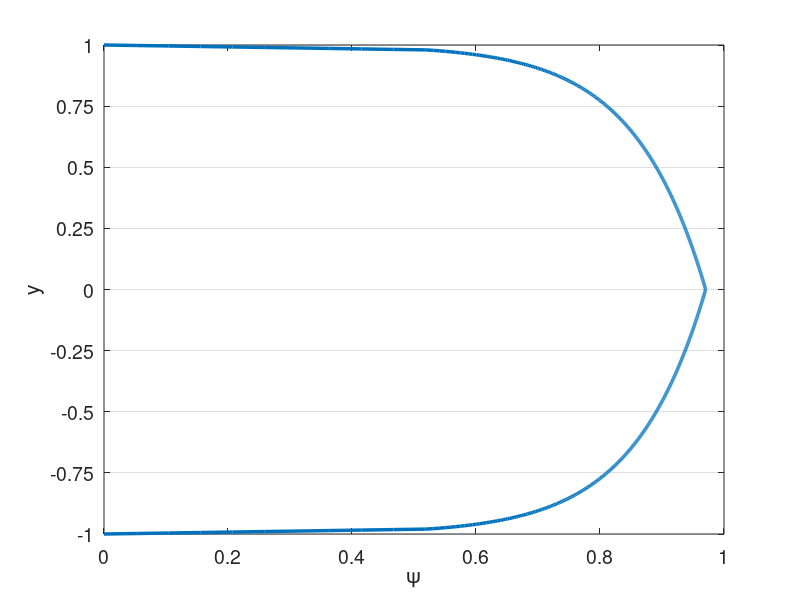

Recreate this plot in MATLAB. (Note: this script raises an error after producing the figure.)
% clc
clear all
close all


set(0,'DefaultAxesFontSize',14)
set(0,'defaultLineLineWidth',2.5)
% set(0,'DefaultFigureWindowStyle','docked')


linestyles = {'k-','b-','r-','g-','c-','m-','k--','b--','r--','g--','c--','m--','k-.','b-.','r-.','g-.','c-.','m-.','k:','b:','r:','g:','c:','m:'};
pointstyles = {'ko','bo','ro','go','co','mo','k^','b^','r^','g^','c^','m^','ks','bs','rs','gs','cs','ms','k*','b*','r*','g*','c*','m*','k+','b+','r+','g+','c+','m+'};
%%

%%%%%%%%%%%%%%%%%%%%%%%%%%%%%%%%%%%%%%%%%%%%%%%%%%%%%%%%%%%%%%%%%%
% Navier-Stokes Solver Demo (2D Channel)
%%%%%%%%%%%%%%%%%%%%%%%%%%%%%%%%%%%%%%%%%%%%%%%%%%%%%%%%%%%%%%%%%%

format compact;
format short; 
mu = 1/100000; %1/395; 1/6874;
rho = 1;
Re = rho/mu; 
dpdx = 1;
k_bc_val = 0;
omg_bc_val = 0;

N=6; % polynomial order  
Ex=1; % Number of elements in x
Ey=8; % Number of elements in y
Tfinal=300; 
CFL=0.01;
en_on = 1;
N_en_y = 1; 
N_over = 8*N;
delay_en = 0;
en_start_time = 100;
head = 'les_';

rans_on = 1;
exp_mesh = 1;

dir_name = [head,'re',num2str(ceil(Re)),'_p',num2str(N),'_e',num2str(Ey),'_exp',num2str(exp_mesh),'_en',num2str(en_on)];
soln_dir = dir_name;
plot_soln = 1;
save_soln = 0;
plot_int = 5000;
save_soln_int = 5000;
restart = 0;
rst_step = 300000;

%% Enrichment information
en_mag = 3;
psi = {@(x,y) en_mag*(0.5*(1 - y.^2) + 0.*x), @(x,y) 0.*y + 0.*x};
gpsi = {@(x,y) 0.*y + 0.*x, @(x,y) en_mag*(-1.*y + 0.*x), ...
        @(x,y) 0.*y + 0.*x, @(x,y) 0.*y + 0.*x};
hpsi = {@(x,y) 0.*y + 0.*x, @(x,y) en_mag*(-1 - 0.*y + 0.*x), ...
        @(x,y) 0.*y + 0.*x, @(x,y) 0.*y + 0.*x};
    
% psi = {@(x,y) (0.5*(1 - y.^4) + 0.*x), @(x,y) 0.*y + 0.*x};
% gpsi = {@(x,y) 0.*y + 0.*x, @(x,y) (-2.*y.^3 + 0.*x), ...
%         @(x,y) 0.*y + 0.*x, @(x,y) 0.*y + 0.*x};
% hpsi = {@(x,y) 0.*y + 0.*x, @(x,y) (-6.*y.^2 + 0.*x), ...
%         @(x,y) 0.*y + 0.*x, @(x,y) 0.*y + 0.*x};
%    

    
% Law of the wall
u_tau = sqrt(0.316./(Re.^0.25)/8);
Re_t = u_tau/mu; %Re;
Re_t = 550;
% u_tau = 1;
nu = 1/Re_t;
kap = 0.41;
beta = 5.2;
dypdy = u_tau/nu;
ypb = 11.062299784340414;
yp = @(y) (1-abs(y))*Re_t;
u_tau = u_tau;
lotw = @(yp) ((yp <= ypb).*yp + (yp > ypb).*(1./kap.*log(yp+eps)+beta));
psi = {@(x,y) u_tau*((yp(y) <= ypb).*yp(y) + (yp(y) > ypb).*(1./kap.*log(yp(y)+eps)+beta) + 0.*x), @(x,y) 0.*y + 0.*x};
gpsi = {@(x,y) 0.*y + 0.*x,  @(x,y) -1*sign(y).*u_tau.*(((yp(y) <= ypb).*1 + (yp(y) > ypb).*1./(kap*(yp(y)+eps)))*dypdy + 0.*x),...
        @(x,y) 0.*y + 0.*x, @(x,y) 0.*y + 0.*x};
hpsi = {@(x,y) 0.*y + 0.*x,  @(x,y) u_tau*(((yp(y) <= ypb).*0 + (yp(y) > ypb).*-1./(kap*(yp(y)+eps).^2))*dypdy*dypdy + 0.*x),...
        @(x,y) 0.*y + 0.*x, @(x,y) 0.*y + 0.*x};
    

% 1/7th
% mag = 1;
% yd = @(y) 1-abs(y)+eps;
% psi = {@(x,y) mag*((yd(y)).^(1/7).*(yd(y)>eps*10)+ 0.*x), @(x,y) 0.*y + 0.*x};
% gpsi = {@(x,y) 0.*y + 0.*x,  @(x,y) mag*(-1*sign(y).*1./7.*(yd(y)).^(-6/7).*(yd(y)>eps*10) + 0.*x),...
%         @(x,y) 0.*y + 0.*x, @(x,y) 0.*y + 0.*x};
% hpsi = {@(x,y) 0.*y + 0.*x,  @(x,y) mag*(-6/49*(yd(y)).^(-13/7).*(yd(y)>eps*10) + 0.*x),...
%         @(x,y) 0.*y + 0.*x, @(x,y) 0.*y + 0.*x};

%% Initial Conditions
% Turbulent pipe
u_cfl = 3/2;
pert = 0.0;
u_ic = @(x,y) 3/2*(1-y.^2);
v_ic = @(x,y) 0.0*y;

darcy = 0.316./(Re.^0.25);
u_tau = sqrt(darcy/8);
Yp = @(Y) max((1-abs(Y))*u_tau*Re,1e-3)+eps;
sigma = 0.6;
fact = @(Yp) exp((-(log10(Yp)-1).^2)./(2*sigma.^2));
k_ic = @(x,y) 0.0*x + 4.5*u_tau*u_tau*fact(Yp(y));

eps_s = 3;
omg_ic = @(x,y) 0.0*x + 0.5*Re*u_tau*u_tau*fact(Yp(y));


% Turbulent channel
Re_tau = 550;
u_tau = Re_tau*mu/rho;
Yp = @(Y) max((1-abs(Y))*Re_tau,1e-3)+eps;
C=5.17;
kap=0.41;
riech = @(Yp) mu*Re_tau*(1/kap.*log(1+kap.*Yp)+(C-1./kap.*log(kap)).*(1-exp(-Yp/11)-Yp/11.*exp(-Yp/3)));
u_ic = @(x,y) riech(Yp(y));
v_ic = @(x,y) 0*y;

sigma = 0.6;
fact = @(Yp) exp((-(log10(Yp)-1).^2)./(2*sigma.^2));
k_ic = @(x,y) 0.0*x + 4.5*u_tau*u_tau*fact(Yp(y));

eps_s = 3;
omg_ic = @(x,y) 0.0*x + 0.5*Re*u_tau*u_tau*fact(Yp(y));

    

%% Plot psi
figure(5)
ys_plot = linspace(-1,1,1000);
plot(psi{1}(0,ys_plot),ys_plot)
xlabel('\psi')
ylabel('y')
set(gca, 'YGrid', 'on', 'XGrid', 'off')
yticks(linspace(-1,1,Ey+1));

%% Begin Solve
E=Ex*Ey; % Total number of elements
N1=N+1;
disp("Generating Matrices")
Q=makeq(Ex,Ey,N); % Global continuity
R=maker(Q,Ex,N); % Restriction matrix, applies Dirichlet conditions
[X,Y]=make_geom_channel(Ex,Ey,N);      % Geometry in local form
if exp_mesh
    [X,Y]=make_geom_channel_exp(Ex,Ey,N);      % Geometry in local form
end
en_b_nodes = get_en_bound_nodes(Ex,Ey,N,N_en_y);
dom_vol = (max(max(max(X)))-min(min(min(X))))*(max(max(max(Y)))-min(min(min(Y))));

Ys = zeros(Ey*length(Y(1,:,1)),1);
for i = 1:Ey
    Ys((i-1)*(N+1)+1:(i)*(N+1)) = Y(1,:,(i-1)*Ex+1);
end

psi_p = psi{1}(0,Ys(N_en_y*(N+1)));
dypsi_p1 = gpsi{2}(0,Ys(N_en_y*(N+1)));
dypsi_p2 = gpsi{2}(0,Ys(end-N_en_y*(N+1)));
        
[G,J,ML,RX]=make_coef(X,Y);
[Ah,Bh,Ch,Dh,z,w]=semhat(N);
[Gs, Gs_x, Gs_y] =  face_mats(X,Y,E,N);
Gs_c = R*Q'*apply_en_cont(Gs,en_b_nodes,psi_p);
Gsb = R*Q'*Gs*Q*R';


[n,nb]=size(R); 
nL=N1*N1*E;

Ab=spalloc(nL,nL,nL*N);    %  Generate Abar
for j=1:nL
    x=zeros(nL,1); 
    x(j)=1; 
    Ab(:,j)=abar_c(x,Dh,G,Q);  % assembled Neumann Operator
end
Ab_save = Ab;
A_c=R*Q'*apply_en_cont(Ab,en_b_nodes,psi_p);
S_check=full(Ab);
Ab = Q'*Ab*Q;
A=R*Ab*R'; % Full stiffness matrix
Bb=reshape(ML,nL,1); % Form Mass matrix
Bb=diag(Bb); 
Bb=sparse(Bb); 
Ma=R*Q'*Bb*Q*R'; % Assembling mass matrix  % Full mass matrix
M_c = R*Q'*apply_en_cont(Bb,en_b_nodes,psi_p);


%% Form matrices for rans

[L_x,L_y,J_x,J_y] = dir_jac(E,X,Y);
w2d = w*w';
w1d = reshape(w2d,[N1*N1,1])';
[dphi_dxi, dphi_deta, dphi_dx, dphi_dy, dpdx_dpdx, dpdy_dpdy, dpdx_dpdy, ...
        dpdx_dpdx_flat, dpdy_dpdy_flat, dpdx_dpdy_flat] ...
    = get_phi_grads(N1,Dh,E,J_x,J_y);
dphi_dx_flat = reshape(dphi_dx,N1*N1,N1*N1,E);
dphi_dy_flat = reshape(dphi_dy,N1*N1,N1*N1,E);

w2d_e = zeros(N+1,N+1,E);
for ie = 1:E
    w2d_e(:,:,ie) = w2d*L_x(ie)/2*L_y(ie)/2;
end

A_x = form_Ax(N1,E,w2d,J_x,J,dpdx_dpdx,ones(size(J)));
A_y = form_Ay(N1,E,w2d,J_y,J,dpdy_dpdy,ones(size(J)));
A_xy = form_Axy(N1,E,w2d,J_x,J_y,J,dpdx_dpdy,ones(size(J)));


SS = zeros(N1,N1,E,2,2);
OS = zeros(N1,N1,E,2,2);
dudx = zeros(N1,N1,E);
dudy = zeros(N1,N1,E);
dvdx = zeros(N1,N1,E);
dvdy = zeros(N1,N1,E);
dkdx = zeros(N1,N1,E);
dkdy = zeros(N1,N1,E);
domgdx = zeros(N1,N1,E);
domgdy = zeros(N1,N1,E);

%%
M_check=full(Bb);

Ma_uv_check = zeros(2*nL);
Ma_uv_check(1:nL,1:nL) = M_check;
Ma_uv_check(nL+1:2*nL,nL+1:2*nL) = M_check;
A_uv_check = zeros(2*nL);
A_uv_check(1:nL,1:nL) = S_check;
A_uv_check(nL+1:2*nL,nL+1:2*nL) = S_check;

M_q = full(Ma);
S_q = full(A);


%%
% Assemble overall system matrices
nn = length(Ma); % number of nodes in the domain
Ma_uv = zeros(2*nn);
Ma_uv(1:nn,1:nn) = Ma;
Ma_uv(nn+1:2*nn,nn+1:2*nn) = Ma;
Ma_uv = sparse(Ma_uv);
A_uv = zeros(2*nn);
A_uv(1:nn,1:nn) = A;
A_uv(nn+1:2*nn,nn+1:2*nn) = A;
A_uv = sparse(A_uv);
ML_uv = zeros(2*(N+1),2*(N+1),E);
ML_uv(1:N+1,1:N+1,1:E) = ML;
ML_uv(N+2:2*(N+1),N+2:2*(N+1),1:E) = ML;
G_uv = zeros(2*nn);
G_uv(1:nn,1:nn) = Gsb;
G_uv(nn+1:2*nn,nn+1:2*nn) = Gsb;
G_uv = sparse(G_uv);



%% Assemble enrichment matrices
psi_xy = zeros(N+1,N+1,E);
N1_over = N_over + 1;
[z_over,w_over] = zwgll(N_over);
w2d_over = w_over*w_over';
w1d_over = reshape(w2d_over,[N1_over*N1_over,1])';
[dphi_dxi_over, dphi_deta_over, dphi_dx_over, dphi_dy_over, dpdx_dpdx_over, dpdy_dpdy_over, dpdx_dpdy_over, ...
        dpdx_dpdx_flat_over, dpdy_dpdy_flat_over, dpdx_dpdy_flat_over,phi_2d_flat] ...
    = get_phi_grads2(N1,E,J_x,J_y,N_over);
dphi_dx_flat_over = reshape(dphi_dx_over,N1_over*N1_over,N1*N1,E);
dphi_dy_flat_over = reshape(dphi_dy_over,N1_over*N1_over,N1*N1,E);
if en_on
    [psi_xy,psi_xy_act,gpsi_xy_act,Sp_all,Sp_all_Q,Jac_e_flat,gpsi_e_flat,Mp_uv,Sp_uv,Mp_all_c,Sp_all_c,Mp_full,Sp_full] = ...
        assemble_enrichment(X,Y,Ex,Ey,E,N,N1,nn,nL,J,Q,R,N_en_y,psi,gpsi,hpsi,en_b_nodes,psi_p,N_over);
end

%%

dxmin=pi*(z(N1)-z(N))/(2*Ex); % Get min dx for CFL constraint
dt=CFL*dxmin/u_cfl; 

% dt = 1e-3;
nstep=ceil(Tfinal/dt); 
dt=Tfinal/nstep; 
% Print information
nstep
dt
yp1 = (1+Y(1,2))*Re

disp("Computing inverse")
Ai=pinv(full(Ab)); 

disp("Setting Initial Conditions")
% Initial conditions
for e = 1:E
    for i = 1:N+1
        for j = 1:N+1
%             u(i,j,e) = f_ic(X(i,j,e),Y(i,j,e))+pert*rand()*u_ic;
%             v(i,j,e) = v(i,j,e)+pert*rand()*u_ic;
            u(i,j,e) = u_ic(X(i,j,e),Y(i,j,e));
            v(i,j,e) = v_ic(X(i,j,e),Y(i,j,e));
            k(i,j,e) = k_ic(X(i,j,e),Y(i,j,e));
            omg(i,j,e) = omg_ic(X(i,j,e),Y(i,j,e));
        end
    end
end
if en_on
    [u, v] = project_to_enrich(X,Y,E,Ex,Ey,N,N_en_y,u,v,psi);
end

% u = apply_en_cont_soln(u,en_b_nodes,psi_p);
u1_0=u; u2_0=u; u3_0=u; fx3_0=u; fx2_0=u; fx1_0=u; u_0 = u;
v1_0=v; v2_0=v; v3_0=v; fy3_0=v; fy2_0=v; fy1_0=v; v_0 = v;
u1=u; u2=u; u3=u; fx3=u; fx2=u; fx1=u;
v1=v; v2=v; v3=v; fy3=v; fy2=v; fy1=v;
k1=k; k2=k; k3=k; fk3=k; fk2=k; fk1=k;
omg1=omg; omg2=omg; omg3=omg; fomg3=omg; fomg2=omg; fomg1=omg;

F = dpdx*ones(size(ML));
% Fb=reshape(ML.*F,nL,1); %% Output
% 
% Fb=Bb\(Q'*Fb);  

uv = [u;v];

%%
uv_ic_check = uv;

%% Setup BC if nonzero
% u_bc = ones(size(u)).*((Y==1)+(Y==-1));
% u_bc = reshape(ML.*u_bc,nL,1);
% u_bc = Bb\(Q'*u_bc);

k_bc = k_bc_val.*ones(size(k));
k_bc = reshape(ML.*k_bc,nL,1);
k_bc = (Q'*Bb*Q)\(Q'*k_bc);

omg_bc = omg_bc_val.*ones(size(omg));
omg_bc = reshape(ML.*omg_bc,nL,1);
omg_bc = (Q'*Bb*Q)\(Q'*omg_bc);

%%
disp("Timestepping")
step = 1;
if (restart == 1)
   fname = strcat(soln_dir,"/soln_Re_",num2str(Re),"_P_",num2str(N),"_",num2str(Ex),"x",num2str(Ey),"_step_",num2str(rst_step),".mat");
   load(fname);
   step = rst_step;
end

plot1 = 1;
time = 0;
[plot1,u_mean] = post_channel(N,Ex,Ey,w,X,Y,Ys,en_on,step,time,u,psi_xy,N_en_y,plot1);
if save_soln
    mkdir(soln_dir);
end

%%
while step <= nstep
    time=step*dt;
    
    if (time > en_start_time) && (~en_on) && (delay_en)
        en_on = 1;
        [psi_xy,psi_xy_act,gpsi_xy_act,Sp_all,Sp_all_Q,Jac_e_flat,gpsi_e_flat,Mp_uv,Sp_uv,Mp_all_c,Sp_all_c,Mp_full,Sp_full] = ...
            assemble_enrichment(X,Y,Ex,Ey,E,N,N1,nn,nL,J,Q,R,N_en_y,psi,gpsi,hpsi,en_b_nodes,psi_p,N_over);
        [u, v] = project_to_enrich(X,Y,E,Ex,Ey,N,N_en_y,u,v,psi);
    end
    
    % Form combined u for RANS terms
    u_comb = u;
    if en_on
        u_comb = u+psi_xy_act{1};
    end
    
    %% Form S
    u_flat = reshape(u,N1*N1,E);
    v_flat = reshape(v,N1*N1,E);
    k_flat = reshape(k,N1*N1,E);
    omg_flat = reshape(omg,N1*N1,E);

    
    for ie = 1:E
        dudx(:,:,ie) = reshape(dphi_dx_flat(:,:,ie)*u_flat(:,ie),N1,N1);
        dvdx(:,:,ie) = reshape(dphi_dx_flat(:,:,ie)*v_flat(:,ie),N1,N1);
        dudy(:,:,ie) = reshape(dphi_dy_flat(:,:,ie)*u_flat(:,ie),N1,N1);
        dvdy(:,:,ie) = reshape(dphi_dy_flat(:,:,ie)*v_flat(:,ie),N1,N1);
        dkdx(:,:,ie) = reshape(dphi_dx_flat(:,:,ie)*k_flat(:,ie),N1,N1);
        dkdy(:,:,ie) = reshape(dphi_dy_flat(:,:,ie)*k_flat(:,ie),N1,N1);
        domgdx(:,:,ie) = reshape(dphi_dx_flat(:,:,ie)*omg_flat(:,ie),N1,N1);
        domgdy(:,:,ie) = reshape(dphi_dy_flat(:,:,ie)*omg_flat(:,ie),N1,N1);
    end
    
    if en_on
        dudx = dudx + gpsi_xy_act{1};
        dudy = dudy + gpsi_xy_act{2};
        dvdx = dvdx + gpsi_xy_act{3}; % Doesn't matter given assumptions
        dvdy = dvdy + gpsi_xy_act{4}; % Doesn't matter given assumptions
    end
    
    % Modify enrichment
%     if (mod(step,2000)==0) && (time > 50)
%         u_tau_calc = sqrt(mu*dudy(:,1,1)/rho);
%         u_tau = u_tau_calc(1);
%         psi = {@(x,y) u_tau*((yp(y) <= ypb).*yp(y) + (yp(y) > ypb).*(1./kap.*log(yp(y)+eps)+beta) + 0.*x), @(x,y) 0.*y + 0.*x};
%         gpsi = {@(x,y) 0.*y + 0.*x,  @(x,y) -1*sign(y).*u_tau.*(((yp(y) <= ypb).*1 + (yp(y) > ypb).*1./(kap*(yp(y)+eps)))*dypdy + 0.*x),...
%             @(x,y) 0.*y + 0.*x, @(x,y) 0.*y + 0.*x};
%         hpsi = {@(x,y) 0.*y + 0.*x,  @(x,y) u_tau*(((yp(y) <= ypb).*0 + (yp(y) > ypb).*-1./(kap*(yp(y)+eps).^2))*dypdy*dypdy + 0.*x),...
%             @(x,y) 0.*y + 0.*x, @(x,y) 0.*y + 0.*x};
%         
%         psi_p = psi{1}(0,Ys(N_en_y*(N+1)));
%         dypsi_p1 = gpsi{2}(0,Ys(N_en_y*(N+1)));
%         dypsi_p2 = gpsi{2}(0,Ys(end-N_en_y*(N+1)));
%         
%         A_c=R*Q'*apply_en_cont(Ab_save,en_b_nodes,psi_p);
%         M_c = R*Q'*apply_en_cont(Bb,en_b_nodes,psi_p);
%         
%         [psi_xy,psi_xy_act,gpsi_xy_act,Sp_all,Sp_all_Q,Jac_e_flat,gpsi_e_flat,Mp_uv,Sp_uv,Mp_all_c,Sp_all_c,Mp_full,Sp_full] = ...
%             assemble_enrichment(X,Y,Ex,Ey,E,N,N1,nn,nL,J,Q,R,N_en_y,psi,gpsi,hpsi,en_b_nodes,psi_p,N_over);
%         [u, v] = project_to_enrich(X,Y,E,Ex,Ey,N,N_en_y,u_comb,v,psi);
%         
%         en_on = 2;
%         
%         for ie = 1:E
%             dudx(:,:,ie) = reshape(dphi_dx_flat(:,:,ie)*u_flat(:,ie),N1,N1);
%             dvdx(:,:,ie) = reshape(dphi_dx_flat(:,:,ie)*v_flat(:,ie),N1,N1);
%             dudy(:,:,ie) = reshape(dphi_dy_flat(:,:,ie)*u_flat(:,ie),N1,N1);
%             dvdy(:,:,ie) = reshape(dphi_dy_flat(:,:,ie)*v_flat(:,ie),N1,N1);
%             dkdx(:,:,ie) = reshape(dphi_dx_flat(:,:,ie)*k_flat(:,ie),N1,N1);
%             dkdy(:,:,ie) = reshape(dphi_dy_flat(:,:,ie)*k_flat(:,ie),N1,N1);
%             domgdx(:,:,ie) = reshape(dphi_dx_flat(:,:,ie)*omg_flat(:,ie),N1,N1);
%             domgdy(:,:,ie) = reshape(dphi_dy_flat(:,:,ie)*omg_flat(:,ie),N1,N1);
%         end
%         
%         if en_on
%             dudx = dudx + gpsi_xy_act{1};
%             dudy = dudy + gpsi_xy_act{2};
%             dvdx = dvdx + gpsi_xy_act{3}; % Doesn't matter given assumptions
%             dvdy = dvdy + gpsi_xy_act{4}; % Doesn't matter given assumptions
%         end
%     end
    
    
    SS(:,:,:,1,1) = 1/2*(dudx+dudx);
    SS(:,:,:,1,2) = 1/2*(dudy+dvdx);
    SS(:,:,:,2,1) = 1/2*(dvdx+dudy);
    SS(:,:,:,2,2) = 1/2*(dvdy+dvdy);
    OS(:,:,:,1,1) = 1/2*(dudx-dudx);
    OS(:,:,:,1,2) = 1/2*(dudy-dvdx);
    OS(:,:,:,2,1) = 1/2*(dvdx-dudy);
    OS(:,:,:,2,2) = 1/2*(dvdy-dvdy);
    

    %% Get rans values
    [mu_t,gam_k,gam_omg,G_k,G_omg,Y_k,Y_omg,S_k,S_omg,R1,R2,R3,R4,omg_w] ...
        = get_rans_coeffs(rho,mu,k,omg,SS,OS,dkdx,dkdy,domgdx,domgdy,Y,u_comb,v);
    if ~rans_on
        mu_t = zeros(size(mu_t));
    end
    Re_t = rho./(mu_t+eps);
    Re_comb = rho./(mu*ones(size(mu_t))+mu_t);
    Re_k = rho./gam_k;
    Re_omg = rho./gam_omg;
    %% Timestepping
    
    if step==1; b0=1.0;    b= [ -1 0 0 ]';       a=[ 1  0 0 ]'; end
    if step==2; b0=1.5;    b=([ -4 1 0 ]')./2;   a=[ 2 -1 0 ]'; end
    if step>=3; b0=11./6.; b=([ -18 9 -2 ]')./6; a=[ 3 -3 1 ]'; end

    if ~rans_on
        % Compute A
        [A_x_full,A_y_full,A_xy_full] = form_Ax_Ay_Axy(N1,E,w1d,J,dpdx_dpdx_flat,dpdy_dpdy_flat,dpdx_dpdy_flat,Re_comb);
        A_x = R*Q'*A_x_full*Q*R';
        A_y = R*Q'*A_y_full*Q*R';
        A_xy = R*Q'*A_xy_full*Q*R';
        A_uv = zeros(2*nn);
        A_uv(1:nn,1:nn) = 2*A_x+A_y+A_xy;
        A_uv(nn+1:2*nn,nn+1:2*nn) = A_x+2*A_y+A_xy';
        A_uv = sparse(A_uv);
        
        T1_rhs = 0;
        
        if en_on
            A_full = 2*A_x_full+A_y_full+A_xy_full;
            A_c=R*Q'*apply_en_cont(A_full,en_b_nodes,psi_p);
            [T1_new] = form_T1_psi(E,N,w1d_over,Jac_e_flat,dphi_dy_flat_over,gpsi_e_flat,Re_comb,N_en_y,phi_2d_flat);
            T1_rhs = (dt/b0)*R*Q'*reshape(T1_new,nL,1);
            
            H_uv = (Ma_uv + (A_uv)*dt/(b0) + dt/b0*(Mp_uv + Sp_uv));
            H_c = (M_c + (A_c)*dt/(b0) + dt/b0*(Mp_all_c{1}+Sp_all_c{1}));
            if en_on == 2
                H_uv = (Ma_uv + (A_uv)*dt/(b0)); % + dt/b0*(Mp_uv + Sp_uv));
                H_c = (M_c + (A_c)*dt/(b0)); % + dt/b0*(Mp_all_c{1}+Sp_all_c{1}));
            end
            %             H_q = full(H_uv);
            rhs_c = (H_c);
            [LH_uv,UH_uv]=lu(H_uv);
        end
    end
    
%     if step>=3
        if en_on          
            if rans_on
                [A_x_k,A_y_k] = form_Ax_Ay(N1,E,w1d,J,dpdx_dpdx_flat,dpdy_dpdy_flat,Re_k);
                A_k = R*Q'*(A_x_k + A_y_k)*Q*R';
                Ab_k = Q'*(A_x_k + A_y_k)*Q;
                H_k=(Ma+A_k*dt/(b0)+dt/b0*Sp_all{1});
                H_k_bar = (Q'*Bb*Q+ Ab_k*dt/(b0)+dt/b0*Sp_all_Q{1});
                if en_on == 2
                    H_k=(Ma+A_k*dt/(b0));
                    H_k_bar = (Q'*Bb*Q+ Ab_k*dt/(b0));
                end
        
                [LH_k,UH_k]=lu(H_k);
        
                % Assuming Re_omg=Re_k
                H_omg = H_k;
                H_omg_bar = H_k_bar;
                LH_omg = LH_k;
                UH_omg = UH_k;
            end
        else
            terms_x = zeros(N+1,N+1,E);
            terms_y = zeros(N+1,N+1,E);
            T1_rhs = 0;
            
            H_uv = (Ma_uv + (A_uv)*dt/(b0));
            rhs_c = zeros(size(Ma(:,1)));
            [LH_uv,UH_uv]=lu(H_uv);
            
            if rans_on
                [A_x_k,A_y_k] = form_Ax_Ay(N1,E,w1d,J,dpdx_dpdx_flat,dpdy_dpdy_flat,Re_k);
                A_k = R*Q'*(A_x_k + A_y_k)*Q*R';
                Ab_k = Q'*(A_x_k + A_y_k)*Q;
                H_k=(Ma+A_k*dt/(b0));
                H_k_bar = (Q'*Bb*Q+ Ab_k*dt/(b0));
        
                [LH_k,UH_k]=lu(H_k);
        
                % Assuming Re_omg=Re_k
                H_omg = H_k;
                H_omg_bar = H_k_bar;
                LH_omg = LH_k;
                UH_omg = UH_k;
            end
        end
        
        b0i=1./b0;
%     end % Viscous op

    
%   Nonlinear step - unassembled, not multiplied by mass matrix   
    %% Setup Convection terms and forcing terms
    fx1 = -convl(u,RX,Dh,u,v); % + F; % du = Cu  
    fy1 = -convl(v,RX,Dh,u,v); % dv = Cv
    fk1 = -convl(k,RX,Dh,u,v) + G_k - Y_k + S_k; % dk = Ck
    fomg1 = -convl(omg,RX,Dh,u,v) + G_omg - Y_omg + S_omg + R1 + R2 + R3 + R4; % domg = Comg
    fx1_0 = F;
    fy1_0 = zeros(size(F));
    
    if en_on == 2
        en_u = dt/b0*((Sp_full{1}+Mp_full{1})*reshape(u,nL,1)+Mp_full{2}*reshape(v,nL,1));
        en_u = reshape(en_u,N1,N1,E);
        en_u_0 = dt/b0*((Sp_full{1}+Mp_full{1})*reshape(u_0,nL,1)+Mp_full{2}*reshape(v_0,nL,1));
        en_u_0 = reshape(en_u_0,N1,N1,E);
        en_v = dt/b0*Mp_full{2}*reshape(v,nL,1);
        en_v = reshape(en_v,N1,N1,E);
        
        en_k = dt/b0*Sp_full{1}*reshape(k,nL,1);
        en_k = reshape(en_k,N1,N1,E); 
        en_omg = dt/b0*Sp_full{1}*reshape(omg,nL,1);
        en_omg = reshape(en_omg,N1,N1,E); 
        
        
        % SRB
        fx1 = fx1 - en_u;
        fx1_0 = fx1_0;% - en_u_0; 
        fy1 = fy1 - en_v;
        fk1 = fk1 - en_k;
        fomg1 = fomg1 - en_omg;
    end
    
    %% Setup residual terms in bdf

    rx   = a(1)*fx1   + a(2)*fx2   + a(3)*fx3; % kth-order extrapolation
    ry   = a(1)*fy1   + a(2)*fy2   + a(3)*fy3;
    rk   = a(1)*fk1   + a(2)*fk2   + a(3)*fk3;
    romg = a(1)*fomg1 + a(2)*fomg2 + a(3)*fomg3;
    rx_0 = a(1)*fx1_0   + a(2)*fx2_0   + a(3)*fx3_0;
    ry_0 = a(1)*fy1_0   + a(2)*fy2_0   + a(3)*fy3_0;

    fx3=fx2; fx2=fx1; 
    fy3=fy2; fy2=fy1; 
    fk3=fk2; fk2=fk1;
    fomg3=fomg2; fomg2=fomg1;
    fx3_0=fx2_0; fx2_0=fx1_0; 
    fy3_0=fy2_0; fy2_0=fy1_0; 

    %% Add residual terms to bdf
    rx  = dt*rx - (b(1)*u+b(2)*u2+b(3)*u3); u3=u2; u2=u; % Add BDF terms
    ry  = dt*ry - (b(1)*v+b(2)*v2+b(3)*v3); v3=v2; v2=v; %     and
    rk  = dt*rk - (b(1)*k+b(2)*k2+b(3)*k3); k3=k2; k2=k;
    romg = dt*romg - (b(1)*omg+b(2)*omg2+b(3)*omg3); omg3=omg2; omg2=omg;
    rx_0  = dt*rx_0 - (b(1)*u_0+b(2)*u2_0+b(3)*u3_0); u3_0=u2_0; u2_0=u_0; % Add BDF terms
    ry_0  = dt*ry_0 - (b(1)*v_0+b(2)*v2_0+b(3)*v3_0); v3_0=v2_0; v2_0=v_0; % Add BDF terms
    
    ut  = b0i*rx; 
    vt  = b0i*ry; 
    k   = b0i*rk;
    omg = b0i*romg;
    ut_0  = b0i*rx_0; 
    vt_0  = b0i*ry_0; 
 
    [uL,vL,pr]=pressure_project(ut,vt,Ai,Q,ML,RX,Dh); % Div-free velocity
    [uL_0,vL_0,pr_0]=pressure_project(ut_0,vt_0,Ai,Q,ML,RX,Dh); % Div-free velocity
    pr = (b0/dt)*pr;
    pr_0 = (b0/dt)*pr_0;
    

    %%

    %   Set RHS.                 %Viscous update. %  Convert to local form.
%     u=R*(Q'*reshape(ML.*uL,nL,1)-Hbar*u_bc);
    u_rhs=R*(Q'*reshape(ML.*uL,nL,1));
    v_rhs=R*(Q'*reshape(ML.*vL,nL,1));
    u_rhs_0=R*(Q'*reshape(ML.*uL_0,nL,1));
    v_rhs_0=R*(Q'*reshape(ML.*vL_0,nL,1));
    
    if rans_on
        k_rhs=R*(Q'*reshape(ML.*k,nL,1));%-H_k_bar*k_bc);
        omg_rhs=R*(Q'*reshape(ML.*omg,nL,1));%-H_omg_bar*omg_bc);
    end
    
    %%
    
    % Solve k and omg first
    if rans_on
        k = UH_k\(LH_k\k_rhs);
        omg = UH_omg\(LH_omg\omg_rhs);
        k=Q*(R'*k);%+k_bc);
        omg=Q*(R'*omg);%+omg_bc);
        k=reshape(k,N1,N1,E);
        omg=reshape(omg,N1,N1,E);
        mu_t = rho.*k./(omg_w+omg);
        
        % recompute matrices for uv 
        Re_t = rho./(mu_t+eps);
        Re_comb = rho./(mu*ones(size(mu_t))+mu_t*rans_on);
        
        [A_x_full,A_y_full,A_xy_full] = form_Ax_Ay_Axy(N1,E,w1d,J,dpdx_dpdx_flat,dpdy_dpdy_flat,dpdx_dpdy_flat,Re_comb);
        A_x = R*Q'*A_x_full*Q*R';
        A_y = R*Q'*A_y_full*Q*R';
        A_xy = R*Q'*A_xy_full*Q*R';
        A_uv = zeros(2*nn);
        A_uv(1:nn,1:nn) = 2*A_x+A_y+A_xy;
        A_uv(nn+1:2*nn,nn+1:2*nn) = A_x+2*A_y+A_xy';
        A_uv = sparse(A_uv);
                
        if ~en_on
            H_uv = (Ma_uv + (A_uv)*dt/(b0));
            rhs_c = zeros(size(Ma(:,1)));
            [LH_uv,UH_uv]=lu(H_uv);
        end
        
        if en_on           
            A_full = 2*A_x_full+A_y_full+A_xy_full;
            A_c=R*Q'*apply_en_cont(A_full,en_b_nodes,psi_p);
            [T1_new] = form_T1_psi(E,N,w1d_over,Jac_e_flat,dphi_dy_flat_over,gpsi_e_flat,Re_comb,N_en_y,phi_2d_flat);
            T1_rhs = (dt/b0)*R*Q'*reshape(T1_new,nL,1);
            
            if en_on == 1
                H_uv = (Ma_uv + (A_uv)*dt/(b0) + dt/b0*(Mp_uv + Sp_uv));
                H_c = (M_c + (A_c)*dt/(b0) + dt/b0*(Mp_all_c{1}+Sp_all_c{1}));
            end
            if en_on == 2
                H_uv = (Ma_uv + (A_uv)*dt/(b0));
                H_c = (M_c + (A_c)*dt/(b0)); 
            end
            rhs_c = (H_c);
            [LH_uv,UH_uv]=lu(H_uv);
        end
    end
    
    % SRB
    u_rhs = u_rhs + T1_rhs;
    u_rhs_0 = u_rhs_0;% + T1_rhs;
    
    %% Solve for u_0, v_0, p_0
    % SRB
    uv_0 = [u_rhs_0;v_rhs_0];
    uv_0=UH_uv\(LH_uv\uv_0);
    
    u_0 = uv_0(1:nn);
    v_0 = uv_0(nn+1:2*nn);
    u_0=Q*(R'*u_0);
    %SRB
%     if en_on
%         u_0 = apply_en_cont_soln(Ey,N_en_y,en_b_nodes,u_0,psi_p);
%     end
    u_0=reshape(u_0,N1,N1,E);
    v_0=Q*(R'*v_0);
    v_0=reshape(v_0,N1,N1,E);
    
    
    %% Solve for u', v', p'
    %SRB
    uv = [u_rhs+rhs_c;v_rhs];
    uv=UH_uv\(LH_uv\uv); 
   
    u = uv(1:nn);
    v = uv(nn+1:2*nn);
    u=Q*(R'*u);
    %SRB
    if en_on
        u = apply_en_cont_soln(Ey,N_en_y,en_b_nodes,u,psi_p);
    end
    u=reshape(u,N1,N1,E);
    v=Q*(R'*v);
    v=reshape(v,N1,N1,E);
    
    %% Add in forcing term
    u_comb = u;
    u_0_comb = u_0;
    if en_on
        u_comb = u+psi_xy_act{1};
%         u_0_comb = u_0+psi_xy_act{1};
    end
    % Integrate domain
    avg_u = sum(u_comb.*w2d_e,'All')/dom_vol;
    avg_u_0 = sum(u_0_comb.*w2d_e,'All')/dom_vol;
    alpha_0 = (1-avg_u)/avg_u_0;
    
    % SRB 
    u = u + alpha_0*u_0;
%     u_comb = u_comb + alpha_0*u_comb;
%     u =  u_comb;
%     if en_on
%         u = u_comb - psi_xy_act{1};
%     end
    v = v + alpha_0*v_0;
    pr = pr + alpha_0*pr_0;
    
    
%% Output
    if mod(step,plot_int)==0 && plot_soln
        [plot1,u_mean] = post_channel(N,Ex,Ey,w,X,Y,Ys,en_on,step,time,u,psi_xy,N_en_y,plot1);
    end
    if mod(step,save_soln_int)==0 && save_soln
        disp(step)
        fname = strcat(soln_dir,"/soln_Re_",num2str(Re),"_P_",num2str(N),"_",num2str(Ex),"x",num2str(Ey),"_step_",num2str(step),".mat");
        save(fname); 
    end
    if isnan(u(1,2))
        step
        time
        return
    end
    
    step = step + 1;
end
if  plot_soln
    [plot1,u_mean] = post_channel(N,Ex,Ey,w,X,Y,Ys,en_on,step,time,u,psi_xy,N_en_y,plot1);
    get_Up(Ys,u_mean,u_tau,mu,lotw,Ey,N,psi,en_on);
end
if  save_soln
    fname = strcat(soln_dir,"/soln_Re_",num2str(Re),"_P_",num2str(N),"_",num2str(Ex),"x",num2str(Ey),"_step_",num2str(step),".mat");
    save(fname);
end
